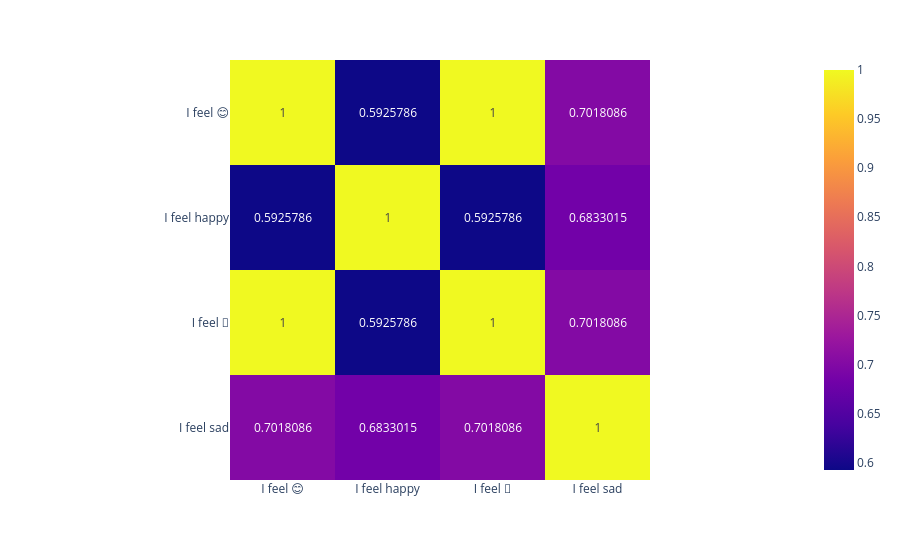

Here is the notebook cell this chart was saved with:
### Code cell
import plotly.express as px
from sentence_transformers import util

sentences = [
    "I feel 😊",
    "I feel happy",
    "I feel 🙁",
    "I feel sad",
]

embeddings = sbert_model.encode(sentences)

cosine_scores = util.cos_sim(embeddings, embeddings)

px.imshow(
    cosine_scores,
    x=sentences,
    y=sentences,
    text_auto=True
)

### Figure 1 — Plotly figure (JSON) as saved in the notebook; plotly's stock layout.template omitted (floating-point values rounded to 4 significant figures)
{"data": [{"coloraxis": "coloraxis", "hovertemplate": "x: %{x}<br>y: %{y}<br>color: %{z}<extra></extra>", "name": "0", "texttemplate": "%{z}", "type": "heatmap", "x": ["I feel 😊", "I feel happy", "I feel 🙁", "I feel sad"], "xaxis": "x", "y": ["I feel 😊", "I feel happy", "I feel 🙁", "I feel sad"], "yaxis": "y", "z": [[1.0, 0.5926, 1.0, 0.7018], [0.5926, 1.0, 0.5926, 0.6833], [1.0, 0.5926, 1.0, 0.7018], [0.7018, 0.6833, 0.7018, 1.0]]}], "layout": {"coloraxis": {"colorscale": [[0, "#0d0887"], [0.1111, "#46039f"], [0.2222, "#7201a8"], [0.3333, "#9c179e"], [0.4444, "#bd3786"], [0.5556, "#d8576b"], [0.6667, "#ed7953"], [0.7778, "#fb9f3a"], [0.8889, "#fdca26"], [1, "#f0f921"]]}, "margin": {"t": 60}, "xaxis": {"anchor": "y", "constrain": "domain", "domain": [0, 1], "scaleanchor": "y"}, "yaxis": {"anchor": "x", "autorange": "reversed", "constrain": "domain", "domain": [0, 1]}}}
